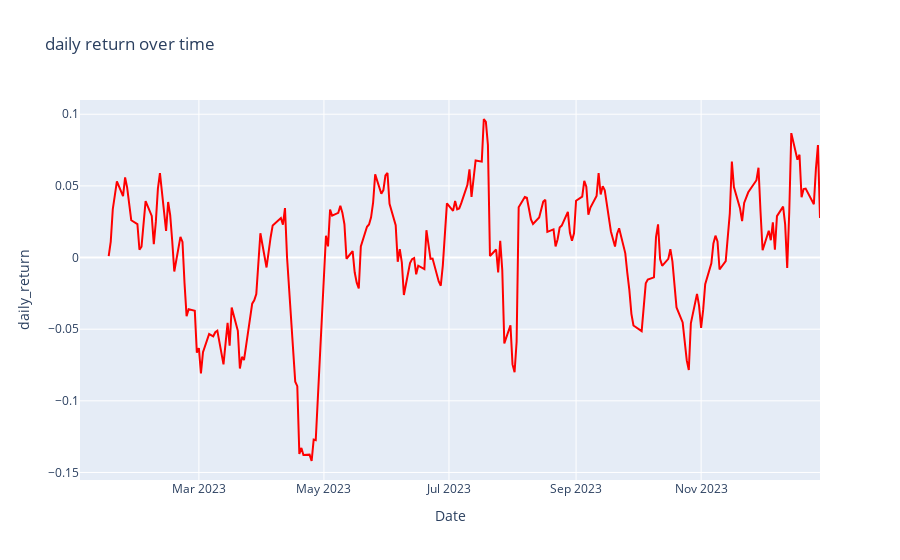

Notebook source saved alongside this figure:
### Code cell
fn.simple_line_chart(dataframe=df,feature='daily_return',color='red',name='daily return over time')

### Figure 1 — Plotly figure (JSON) as saved in the notebook; plotly's stock layout.template omitted (floating-point values rounded to 4 significant figures; data arrays with more than 128 entries replaced by an {"elided": "..."} marker saying what was removed)
{"data": [{"line": {"color": "red"}, "mode": "lines", "name": "daily return over time", "type": "scatter", "x": {"elided": "245 str values"}, "y": {"elided": "245 float values"}}], "layout": {"title": {"text": "daily return over time"}, "xaxis": {"title": {"text": "Date"}}, "yaxis": {"title": {"text": "daily_return"}}}}
